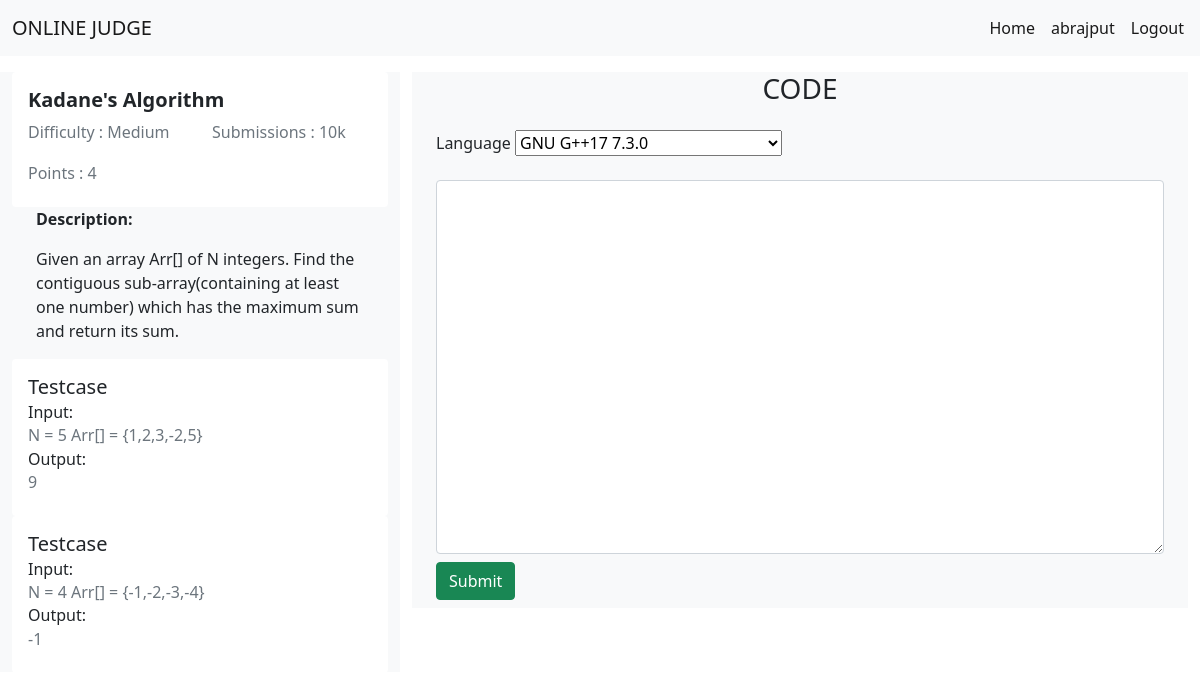
The page /online_judge/problem/103 (signed in) on the database its author committed.
### online_judge/models.py (models this page shows, shortened)
class Problem(models.Model):
    problemId = models.IntegerField(primary_key=True)
    title = models.CharField(null=False, max_length=200)
    description = models.CharField(null=False, max_length=2000)
    difficulty = models.CharField(null=False, max_length=10)
    solved = models.BooleanField(default=False)
    score = models.IntegerField(default=0)
    topic = models.CharField(null=False, max_length=30)

class Testcase(models.Model):
    problemId = models.ForeignKey(Problem, on_delete=models.CASCADE)
    input = models.CharField(null=False, max_length=1000)
    output = models.CharField(null=False, max_length=1000)

### online_judge/views.py (the view, shortened to what this page needs)
# urls.py: path('problem/<int:problem_id>', views.submission, name='submission'),
def submission(request, problem_id):
    problem = get_object_or_404(Problem, pk=problem_id)
    compiled = False
    code_text = ""
    return render(request, 'pages/submission.html', {'problem': problem, 'compiled': compiled,
                                                     'code_text': code_text})

### online_judge/templates/pages/submission.html (shortened to what this page needs)
<!DOCTYPE html>
<html lang="en">
<head>
    <link href="https://cdn.jsdelivr.net/npm/bootstrap@5.0.2/dist/css/bootstrap.min.css" rel="stylesheet">
</head>
<body>
    <nav class="navbar navbar-expand-lg navbar-light bg-light">
        <div class="container-fluid">
            <a class="navbar-brand" href="#">ONLINE JUDGE</a>
        </div>
        <div class="collapse navbar-collapse align-items-right mx-2" id="navbarScroll">
            <div class="d-flex">
                <ul class="navbar-nav me-auto my-2 my-lg-0 navbar-nav-scroll" style="--bs-scroll-height: 100px;">
                    <li class="nav-item">
                        <a class="nav-link active" aria-current="page" href="/online_judge/home">Home</a>
                    </li>
                    {% if user.is_authenticated %}
                    <li class="nav-item">
                        <a class="nav-link active" aria-current="page" href="profile">{{ user.username }}</a>
                    </li>
                    <li class="nav-item">
                        <a class="nav-link active" aria-current="page" href="/online_judge/logout">Logout</a>
                    </li>
                    {% endif %}
                </ul>
            </div>
        </div>
    </nav>
    <div class="container-fluid ">
        <div class="row my-3 ">
            <div class="col-4 bg-light " style="overflow: scroll;height:600px ">
                <div class="card " style="border: None; ">
                    <div class="card-body ">
                        <h5 class="card-title "><strong>{{ problem.title }}</strong></h5>
                        <div class="row">
                            <div class="col-6">
                                <h6 class="card-subtitle mb-2 text-muted " style="display: inline;">Difficulty : {{ problem.difficulty }}</h6>
                            </div>
                            <div class="col-6">
                                <h6 class="card-subtitle mb-2 text-muted " style="display: inline;">Submissions : 10k</h6>
                            </div>
                        </div>
                        <br class="">
                        <h6 class="card-subtitle mb-2 text-muted ">Points : {{ problem.score }}</h6>
                    </div>
                </div>
                <div class="container-fluid bg-light ">
                    <p class=" "><strong>Description:</strong></p>
                    <p class=" ">{{ problem.description }}</p>
                </div>
                {% for testcase in problem.testcase_set.all %}
                <div class="card " style="border: None; ">
                    <div class="card-body ">
                        <h5 class="card-title ">Testcase</h5>
                        <h6 class="card-subtitle mb-2 ">Input:</h6>
                        <h6 class="card-subtitle mb-2 text-muted ">{{ testcase.input }}</h6>
                        <h6 class="card-subtitle mb-2">Output:</h6>
                        <h6 class="card-subtitle mb-2 text-muted ">{{ testcase.output }}</h6>
                    </div>
                </div>
                {% endfor %}
            </div>
            <div class="col-8 ">
                <div class="container-fluid bg-light ">
                    <h3 class="text-center mb-4 opacity-h ">CODE</h3>
                    <div class="row ">
                        <div class="col-lg-7 ">
                            Language
                            <select name="language " id="id_language ">
                              <option value="54 " selected>GNU G++17 7.3.0</option>
                        </select>
                        </div>
                    </div>
                    <div class="form-outline my-4">
                        <form role="form" enctype="multipart/form-data" method="post">
                            <textarea name="code" class="form-control " rows="15">{{ code_text }}</textarea>
                            <button class="btn btn-success btn-md my-2 " type="submit ">Submit</button>
                        </form>
                    </div>
                </div>
            </div>
        </div>
    </div>
</body>
</html>

### rows shown on the page
Problem: title "Kadane's Algorithm", difficulty "Medium", score "4", description "Given an array Arr[] of N integers. Find the contiguous sub-array(containing at least one number) which has the maximum sum and return its sum."
Testcase: input "N = 5 Arr[] = {1,2,3,-2,5}", output "9"
Testcase: input "N = 4 Arr[] = {-1,-2,-3,-4}", output "-1"

### other values the page prints
{{ user.username }} "abrajput"
